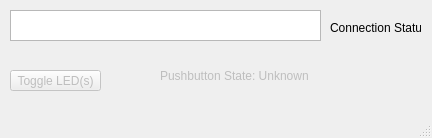
<?xml version="1.0" encoding="UTF-8"?>
<ui version="4.0">
 <class>MainWindow</class>
 <widget class="QMainWindow" name="MainWindow">
  <property name="geometry">
   <rect>
    <x>0</x>
    <y>0</y>
    <width>432</width>
    <height>138</height>
   </rect>
  </property>
  <property name="windowTitle">
   <string>MainWindow</string>
  </property>
  <widget class="QWidget" name="centralWidget">
   <widget class="QLabel" name="pushButtonState_lbl">
    <property name="enabled">
     <bool>false</bool>
    </property>
    <property name="geometry">
     <rect>
      <x>160</x>
      <y>60</y>
      <width>151</width>
      <height>31</height>
     </rect>
    </property>
    <property name="text">
     <string>Pushbutton State: Unknown</string>
    </property>
   </widget>
   <widget class="QTextBrowser" name="connectionStatus_txtbx">
    <property name="geometry">
     <rect>
      <x>10</x>
      <y>10</y>
      <width>311</width>
      <height>31</height>
     </rect>
    </property>
    <property name="verticalScrollBarPolicy">
     <enum>Qt::ScrollBarAlwaysOff</enum>
    </property>
    <property name="horizontalScrollBarPolicy">
     <enum>Qt::ScrollBarAlwaysOff</enum>
    </property>
   </widget>
   <widget class="QLabel" name="deviceConnectedStatus">
    <property name="geometry">
     <rect>
      <x>330</x>
      <y>20</y>
      <width>91</width>
      <height>16</height>
     </rect>
    </property>
    <property name="text">
     <string>Connection Status</string>
    </property>
   </widget>
   <widget class="QPushButton" name="pushButton">
    <property name="enabled">
     <bool>false</bool>
    </property>
    <property name="geometry">
     <rect>
      <x>10</x>
      <y>70</y>
      <width>91</width>
      <height>21</height>
     </rect>
    </property>
    <property name="text">
     <string>Toggle LED(s)</string>
    </property>
   </widget>
  </widget>
  <widget class="QStatusBar" name="statusBar"/>
 </widget>
 <layoutdefault spacing="6" margin="11"/>
 <resources/>
 <connections/>
</ui>
